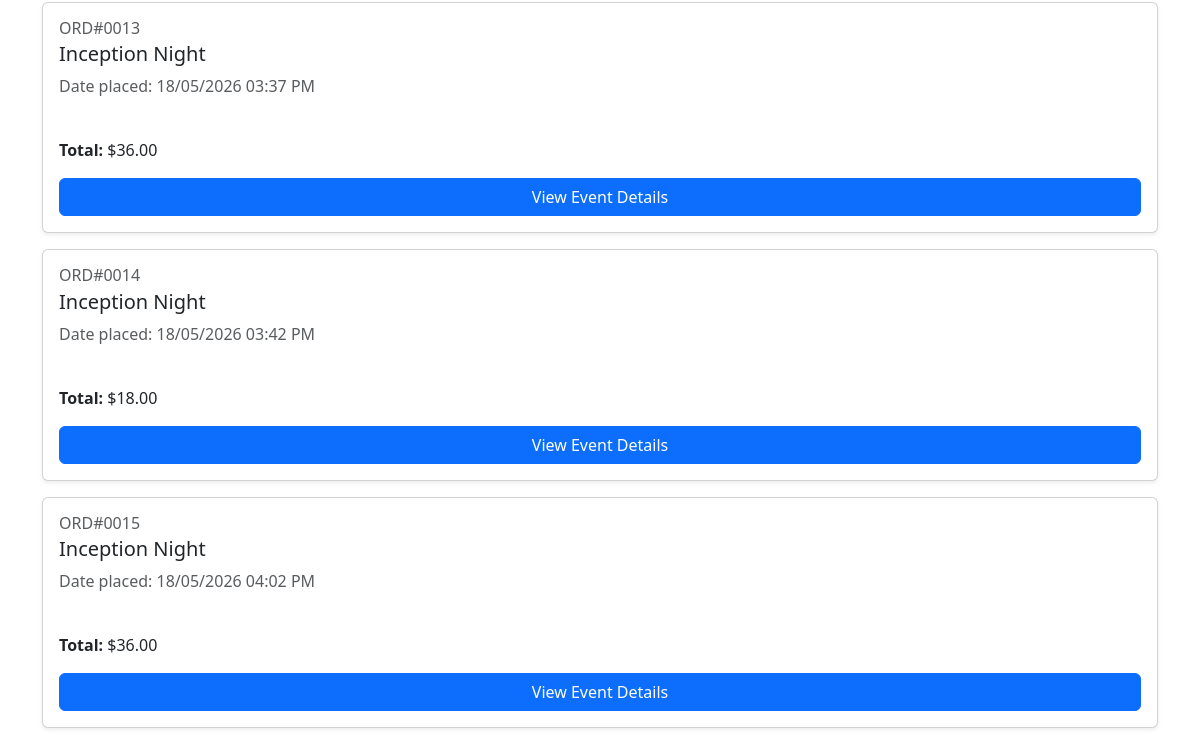
Before: /bookings (lower part) with the older database file.
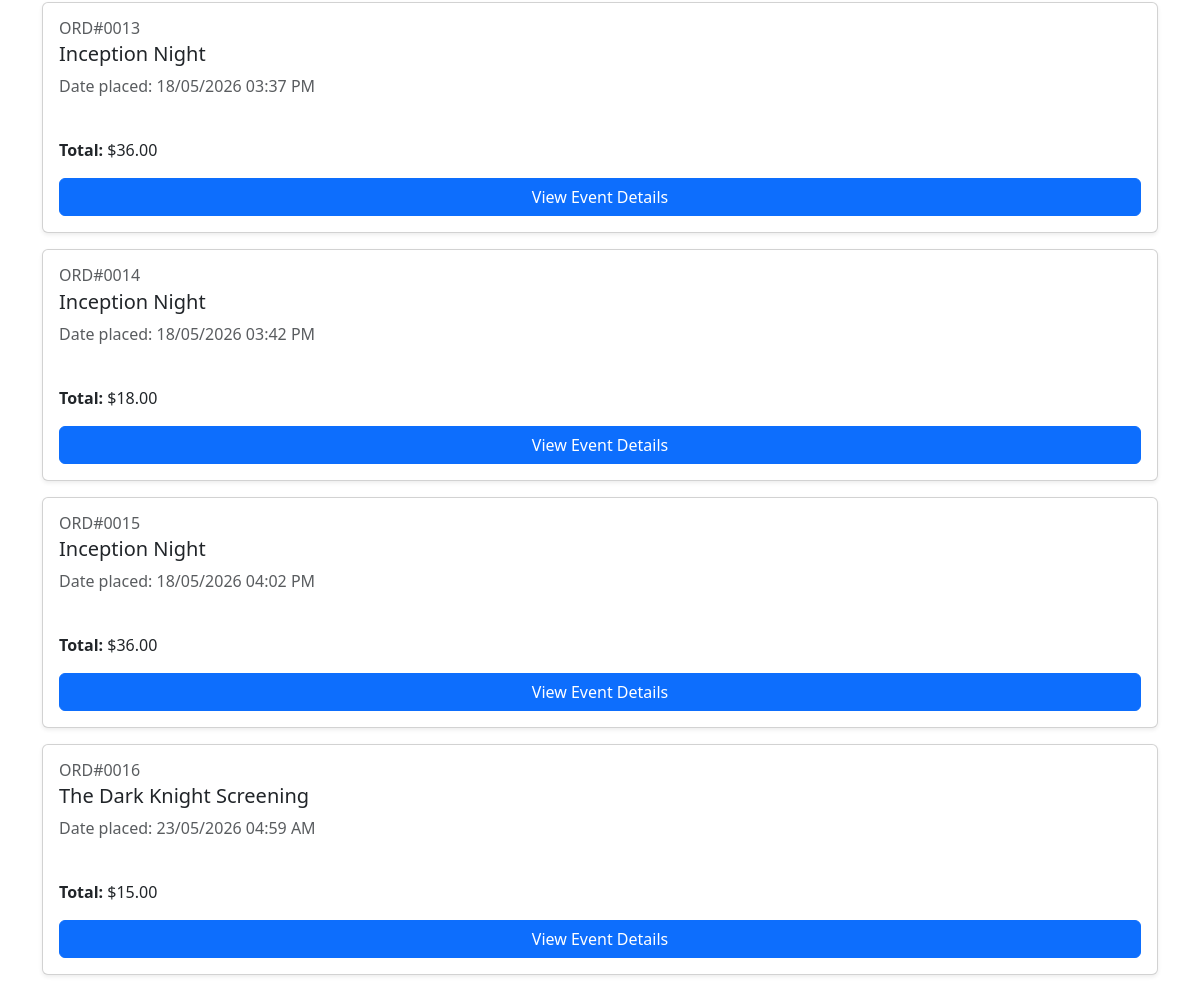
After: the same page with the newer database file.
### website/models.py (models this page shows)
class Booking(db.Model):
    __tablename__ = 'booking'
    id = db.Column(db.Integer, primary_key=True)
    quantity = db.Column(db.Integer, nullable=False, default=1)
    created_at = db.Column(db.DateTime, default=datetime.utcnow)
    user_id = db.Column(db.Integer, db.ForeignKey('user.id'), nullable=False)
    event_id = db.Column(db.Integer, db.ForeignKey('event.id'), nullable=False)

class Event(db.Model):
    __tablename__ = 'event'
    id = db.Column(db.Integer, primary_key=True)
    title = db.Column(db.String(150), nullable=False)
    description = db.Column(db.Text, nullable=False)
    genre = db.Column(db.String(50))
    rating = db.Column(db.String(10))
    ticket_price = db.Column(db.Float)
    tickets_available = db.Column(db.Integer)
    location = db.Column(db.String(120), nullable=False)
    date = db.Column(db.DateTime)
    image = db.Column(db.String(255))
    comments = db.relationship('Comment', backref='event', lazy=True)
    orders = db.relationship('Booking', backref='event', lazy=True)

### website/bookings.py (the view)
@bookings_bp.route('/bookings', methods = ['GET'])
def show_bookings():
    bookings = Booking.query.all()
    return render_template('booking_history.html', bookings=bookings)

### website/templates/booking_history.html (shortened to what this page needs)
{% extends "base.html" %}
{% block content %}
<div class="container mt-4">
    <div class="row g-4">
        <div class="col-12">
            {% if bookings %}
            {% for booking in bookings %}
            <div class="card shadow-sm mb-3">
                <div class="card-body d-flex flex-column">
                    <h6 class="text-muted mb-1">ORD#{{ "%04d"|format(booking.id) }}</h6>
                    <h5 class="card-title">{{ booking.event.title }}</h5>
                    <p class="text-body-secondary mb-2">
                        Date placed: {{ booking.created_at.strftime('%d/%m/%Y %I:%M %p') }}
                    </p>
                    <ul class="list-group list-group-flush mb-3">
                        <li class="list-group-item px-0"></li>
                    </ul>
                    <p class="mt-auto"><b>Total:</b> ${{ "%.2f"|format(booking.quantity * booking.event.ticket_price) }}</p>
                    <a href="{{ url_for('main.event_detail', event_id=booking.event.id) }}" class="btn btn-primary">View Event Details</a>
                </div>
            </div>
            {% endfor %}
            {% else %}
            <div class="container vh-100 d-flex justify-content-center align-items-center">
                <h1 class="display-3 text-muted text-center">
                    No bookings found
                </h1>
            </div>
            {% endif %}
        </div>
    </div>
</div>
    {% endblock %}

Changed rows visible on the page:
added Booking: id "0016", event "The Dark Knight Screening", created_at "23/05/2026 04:59 AM", booking.quantity*booking.event.ticket_price "15.00"
